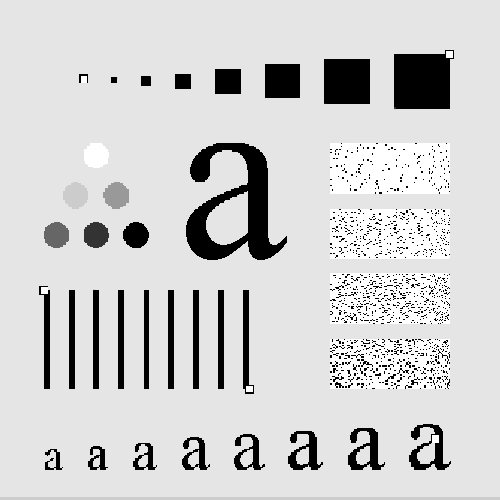
#> input picture Mahmoud/enhancement-frequency-domain/ideal-filters/org.png, 500 x 500 px
$ python highpass-ideal-filter.py
#> lines starting #> are read from the running program, lines starting #| are printed output that depends on the picture; after the words box and inside, x2 and y2 are one past the last pixel; in counts of white or black regions, pixels touching at a corner belong together
import numpy as np
import cv2 as cv

img = cv.imread('org.png', 0)
#> img is the input picture: shape (500, 500); min 0, max 255, mean 207.4

# applying low pass ideal filter
def highpass_ideal_filter(img, D0):
#> called with D0 = 15
  fft = np.fft.fft2(img)
  fft_image_shifted = np.fft.fftshift(fft)

  real = np.real(fft_image_shifted)
  imaginary = np.imag(fft_image_shifted)

  m, n = img.shape[:2]
#> m = 500; n = 500
  center = (m // 2, n // 2)
#> center = (250, 250)
  filter = np.zeros((m, n))
  for i in range(m):
    for j in range(n):
      D = np.sqrt((i - center[0]) ** 2 + (j - center[1]) ** 2)
      if D > D0:
        filter[i,j] = 1
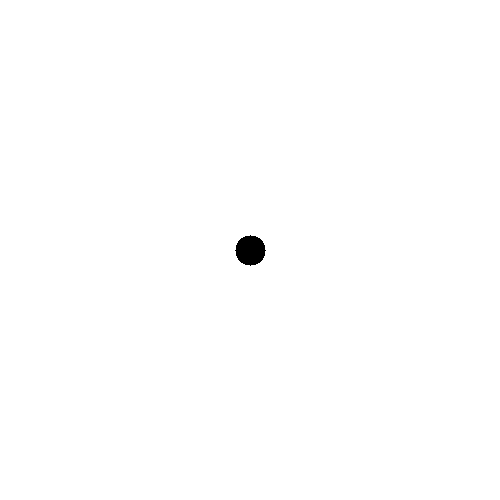
#> filter: shape (500, 500) float64; values 0 (black) and 1 (white), 99.7% white; 1 black region, box (x1, y1, x2, y2) and area: (235, 235, 266, 266) 709

  real = real * filter
  imaginary = imaginary * filter

  # revers transform to get image
  filtered_fft_image = np.fft.ifftshift(real + 1j * imaginary)

  filterd_image = np.abs(np.fft.ifft2(filtered_fft_image))
  filterd_image = filterd_image / filterd_image.max() * 255 # normalize image
  return filterd_image.astype(np.uint8)

import matplotlib.pyplot as plt

# create a 2x2 subplot grid
fig, axs = plt.subplots(2, 2)

# plot the original image
axs[0, 0].imshow(img, cmap='gray')
axs[0, 0].set_title('Original')

# plot the filtered images
axs[0, 1].imshow(highpass_ideal_filter(img, 15), cmap='gray')
axs[0, 1].set_title('D0 = 15')

axs[1, 0].imshow(highpass_ideal_filter(img, 30), cmap='gray')
#> call 2 of highpass_ideal_filter, with D0 = 30
#> after the loop in highpass_ideal_filter (call 2), `for i in range(m):`:
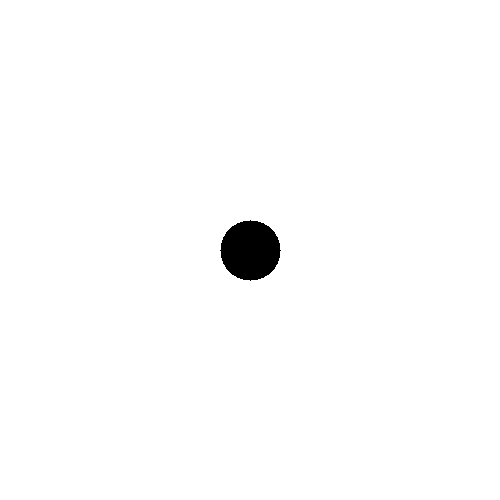
#> filter: shape (500, 500) float64; values 0 (black) and 1 (white), 98.9% white; 1 black region, box (x1, y1, x2, y2) and area: (220, 220, 281, 281) 2821
#> in highpass_ideal_filter (call 2), `real = real * filter`:
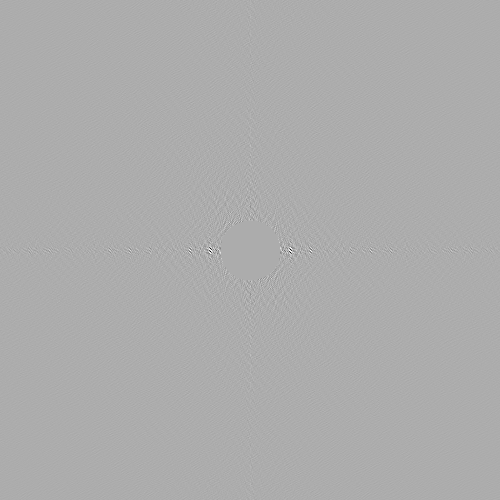
#> real: shape (500, 500) float64; min -795412.1, max 378504.8, mean 8.6; drawn with min black and max white
#> in highpass_ideal_filter (call 2), `filterd_image = np.abs(np.fft.ifft2(filtered_fft_image))`:
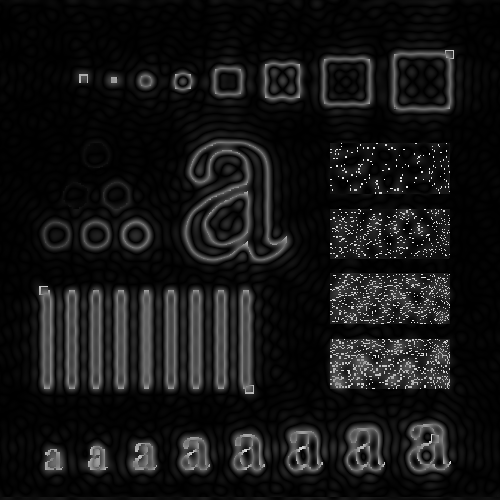
#> filterd_image: shape (500, 500) float64; min 7.57e-06, max 259.7, mean 21.8; drawn with min black and max white
axs[1, 0].set_title('D0 = 30')

axs[1, 1].imshow(highpass_ideal_filter(img, 80), cmap='gray')
#> call 3 of highpass_ideal_filter, with D0 = 80
#> after the loop in highpass_ideal_filter (call 3), `for i in range(m):`:
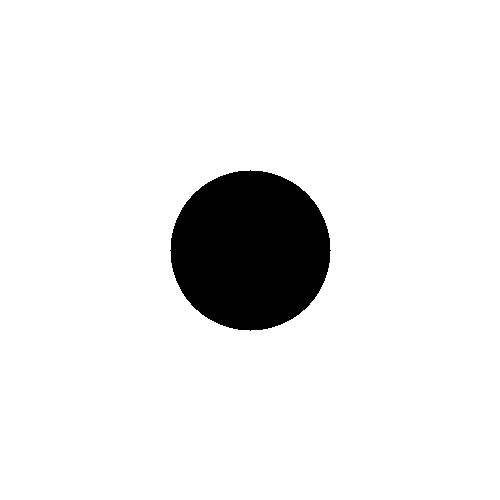
#> filter: shape (500, 500) float64; values 0 (black) and 1 (white), 92% white; 1 black region, box (x1, y1, x2, y2) and area: (170, 170, 331, 331) 20081
#> in highpass_ideal_filter (call 3), `imaginary = imaginary * filter`:
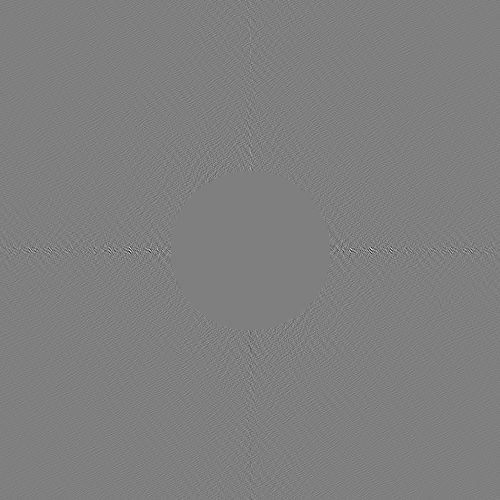
#> imaginary: shape (500, 500) float64; min -213194.7, max 213194.7, mean 0; drawn with min black and max white
#> in highpass_ideal_filter (call 3), `filterd_image = np.abs(np.fft.ifft2(filtered_fft_image))`:
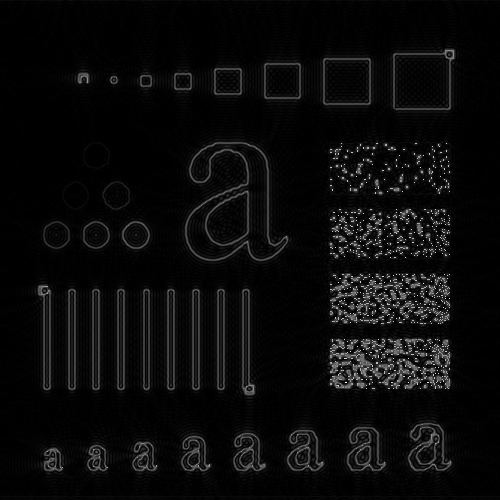
#> filterd_image: shape (500, 500) float64; min 2.71e-06, max 291.5, mean 12.6; drawn with min black and max white
axs[1, 1].set_title('D0 = 80')
fig.suptitle('Applying Ideal HighPass Filter')
# display the plot
plt.show()
